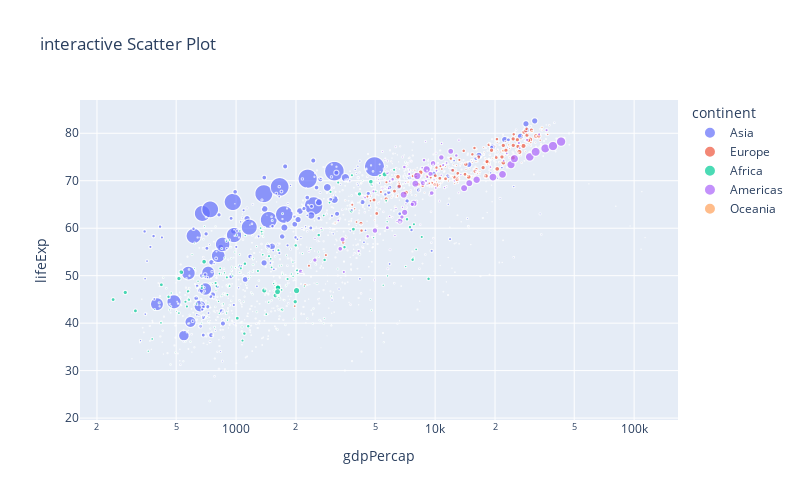

The notebook cell saved with this chart:
### Code cell
### Plotly 그래프 사용 

import plotly.express as px 

data = px.data.gapminder() 
print(data.head(5))

fig = px.scatter (
    data, 
    x='gdpPercap',
    y='lifeExp', 
    size = 'pop',
    color = 'continent', 
    log_x = True, 
    title = "interactive Scatter Plot" 
)

fig.update_layout(width=800, height=500)
fig.show()

### Figure 1 — Plotly figure (JSON) as saved in the notebook; plotly's stock layout.template omitted (floating-point values rounded to 4 significant figures; data arrays with more than 128 entries replaced by an {"elided": "..."} marker saying what was removed)
{"data": [{"hovertemplate": "continent=Asia<br>gdpPercap=%{x}<br>lifeExp=%{y}<br>pop=%{marker.size}<extra></extra>", "legendgroup": "Asia", "marker": {"color": "#636efa", "size": {"elided": "396 int values"}, "sizemode": "area", "sizeref": 3297000.0, "symbol": "circle"}, "mode": "markers", "name": "Asia", "showlegend": true, "type": "scattergl", "x": {"elided": "396 float values"}, "xaxis": "x", "y": {"elided": "396 float values"}, "yaxis": "y"}, {"hovertemplate": "continent=Europe<br>gdpPercap=%{x}<br>lifeExp=%{y}<br>pop=%{marker.size}<extra></extra>", "legendgroup": "Europe", "marker": {"color": "#EF553B", "size": {"elided": "360 int values"}, "sizemode": "area", "sizeref": 3297000.0, "symbol": "circle"}, "mode": "markers", "name": "Europe", "showlegend": true, "type": "scattergl", "x": {"elided": "360 float values"}, "xaxis": "x", "y": {"elided": "360 float values"}, "yaxis": "y"}, {"hovertemplate": "continent=Africa<br>gdpPercap=%{x}<br>lifeExp=%{y}<br>pop=%{marker.size}<extra></extra>", "legendgroup": "Africa", "marker": {"color": "#00cc96", "size": {"elided": "624 int values"}, "sizemode": "area", "sizeref": 3297000.0, "symbol": "circle"}, "mode": "markers", "name": "Africa", "showlegend": true, "type": "scattergl", "x": {"elided": "624 float values"}, "xaxis": "x", "y": {"elided": "624 float values"}, "yaxis": "y"}, {"hovertemplate": "continent=Americas<br>gdpPercap=%{x}<br>lifeExp=%{y}<br>pop=%{marker.size}<extra></extra>", "legendgroup": "Americas", "marker": {"color": "#ab63fa", "size": {"elided": "300 int values"}, "sizemode": "area", "sizeref": 3297000.0, "symbol": "circle"}, "mode": "markers", "name": "Americas", "showlegend": true, "type": "scattergl", "x": {"elided": "300 float values"}, "xaxis": "x", "y": {"elided": "300 float values"}, "yaxis": "y"}, {"hovertemplate": "continent=Oceania<br>gdpPercap=%{x}<br>lifeExp=%{y}<br>pop=%{marker.size}<extra></extra>", "legendgroup": "Oceania", "marker": {"color": "#FFA15A", "size": [8691212, 9712569, 10794968, 11872264, 13177000, 14074100, 15184200, 16257249, 17481977, 18565243, 19546792, 20434176, 1994794, 2229407, 2488550, 2728150, 2929100, 3164900, 3210650, 3317166, 3437674, 3676187, 3908037, 4115771], "sizemode": "area", "sizeref": 3297000.0, "symbol": "circle"}, "mode": "markers", "name": "Oceania", "showlegend": true, "type": "scattergl", "x": [10040.0, 10950.0, 12220.0, 14530.0, 16790.0, 18330.0, 19480.0, 21890.0, 23420.0, 27000.0, 30690.0, 34440.0, 10560.0, 12250.0, 13180.0, 14460.0, 16050.0, 16230.0, 17630.0, 19010.0, 18360.0, 21050.0, 23190.0, 25190.0], "xaxis": "x", "y": [69.12, 70.33, 70.93, 71.1, 71.93, 73.49, 74.74, 76.32, 77.56, 78.83, 80.37, 81.23, 69.39, 70.26, 71.24, 71.52, 71.89, 72.22, 73.84, 74.32, 76.33, 77.55, 79.11, 80.2], "yaxis": "y"}], "layout": {"height": 500, "legend": {"itemsizing": "constant", "title": {"text": "continent"}, "tracegroupgap": 0}, "title": {"text": "interactive Scatter Plot"}, "width": 800, "xaxis": {"anchor": "y", "domain": [0, 1], "title": {"text": "gdpPercap"}, "type": "log"}, "yaxis": {"anchor": "x", "domain": [0, 1], "title": {"text": "lifeExp"}}}}
